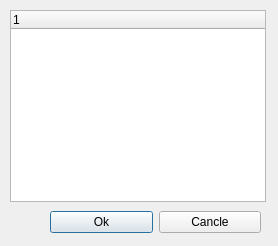
<?xml version="1.0" encoding="UTF-8"?>
<ui version="4.0">
 <class>DLG_PREDEFINEDMBD</class>
 <widget class="QDialog" name="DLG_PREDEFINEDMBD">
  <property name="geometry">
   <rect>
    <x>0</x>
    <y>0</y>
    <width>278</width>
    <height>246</height>
   </rect>
  </property>
  <property name="windowTitle">
   <string>Dialog</string>
  </property>
  <widget class="QTreeWidget" name="TW_PreDefined_MBD">
   <property name="geometry">
    <rect>
     <x>10</x>
     <y>10</y>
     <width>256</width>
     <height>192</height>
    </rect>
   </property>
   <column>
    <property name="text">
     <string notr="true">1</string>
    </property>
   </column>
  </widget>
  <widget class="QWidget" name="">
   <property name="geometry">
    <rect>
     <x>50</x>
     <y>210</y>
     <width>211</width>
     <height>25</height>
    </rect>
   </property>
   <layout class="QHBoxLayout" name="ButtonLayout">
    <item>
     <widget class="QPushButton" name="PB_Ok">
      <property name="text">
       <string>Ok</string>
      </property>
     </widget>
    </item>
    <item>
     <widget class="QPushButton" name="PB_Cancle">
      <property name="text">
       <string>Cancle</string>
      </property>
     </widget>
    </item>
   </layout>
  </widget>
 </widget>
 <resources/>
 <connections/>
</ui>
